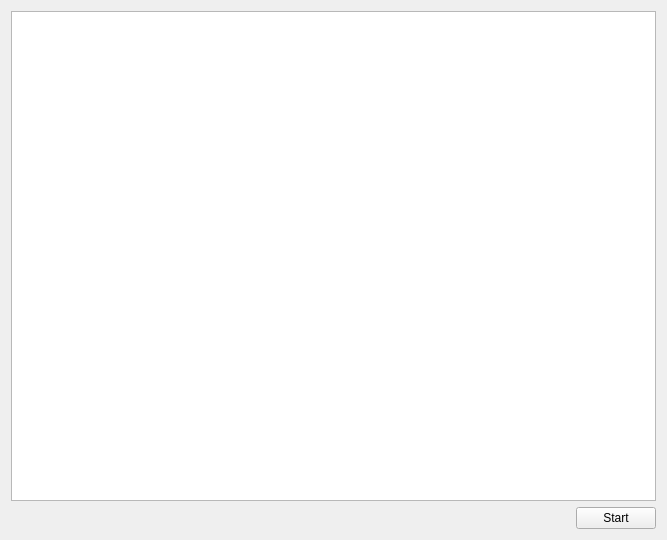
<?xml version="1.0" encoding="UTF-8"?>
<ui version="4.0">
 <class>Form</class>
 <widget class="QWidget" name="Form">
  <property name="geometry">
   <rect>
    <x>0</x>
    <y>0</y>
    <width>667</width>
    <height>540</height>
   </rect>
  </property>
  <property name="windowTitle">
   <string>Form</string>
  </property>
  <layout class="QGridLayout" name="gridLayout">
   <item row="0" column="0" colspan="2">
    <widget class="PlotWidget" name="graphicsView"/>
   </item>
   <item row="1" column="0">
    <spacer name="horizontalSpacer">
     <property name="orientation">
      <enum>Qt::Horizontal</enum>
     </property>
     <property name="sizeHint" stdset="0">
      <size>
       <width>560</width>
       <height>20</height>
      </size>
     </property>
    </spacer>
   </item>
   <item row="1" column="1">
    <widget class="QPushButton" name="startButton">
     <property name="text">
      <string>Start</string>
     </property>
    </widget>
   </item>
  </layout>
 </widget>
 <customwidgets>
  <customwidget>
   <class>PlotWidget</class>
   <extends>QGraphicsView</extends>
   <header>pyqtgraph</header>
  </customwidget>
 </customwidgets>
 <resources/>
 <connections/>
</ui>
